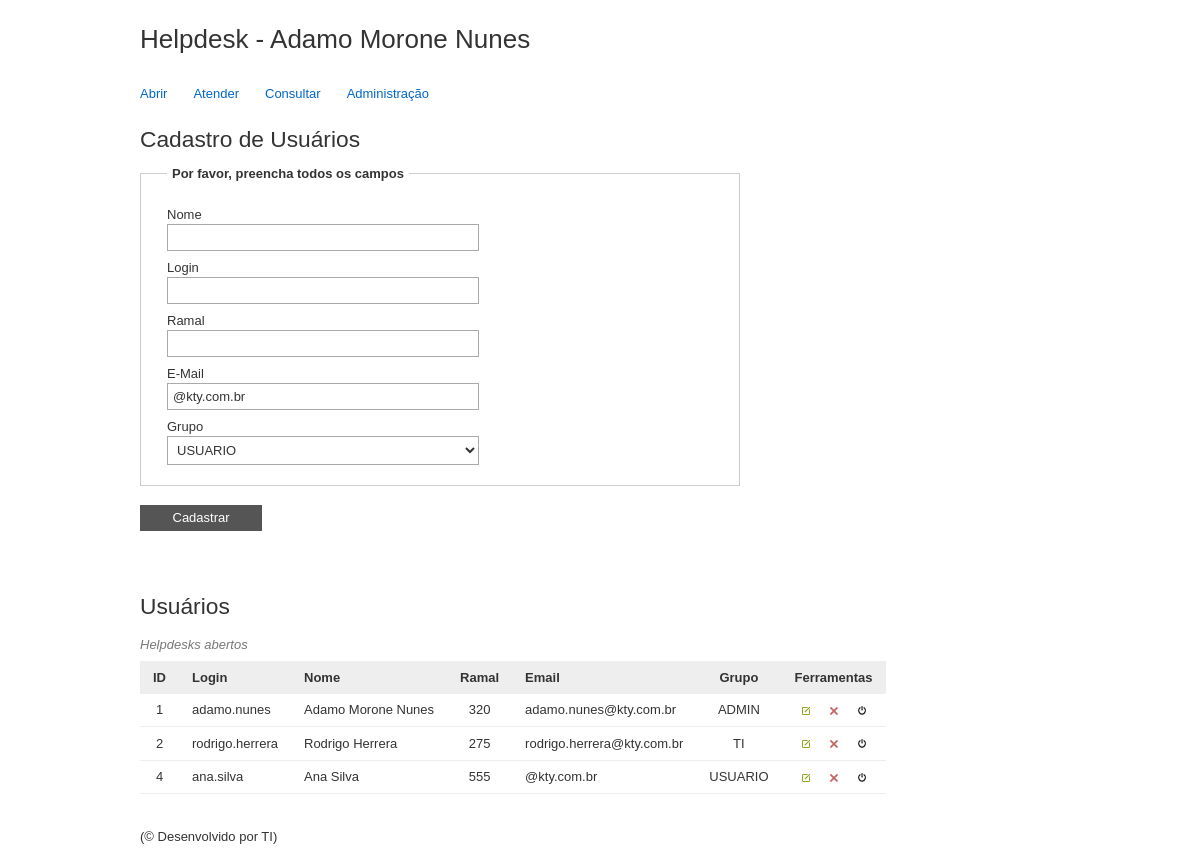
The page /usuarios.php (signed in) on the database its author committed.
### tables this page shows
CREATE TABLE IF NOT EXISTS `tb_usuario` (
  `id` int(11) NOT NULL AUTO_INCREMENT,
  `login` varchar(50) NOT NULL,
  `senha` varchar(500) NOT NULL,
  `grupo` varchar(20) NOT NULL,
  `nome` varchar(100) NOT NULL,
  `ramal` varchar(5) NOT NULL,
  `email` varchar(100) NOT NULL,
  `status` varchar(10) NOT NULL,
  PRIMARY KEY (`id`)
);

### class/master.inc.php (called while the page is built, shortened)
<?php
	if (!function_exists('conectaComBanco')):
		function conectaComBanco($forcarContrato='')
		{
			$conexao = @new mysqli('localhost', 'root', '', 'helpdesk_comos');
			return $conexao;
		}
	endif;
	include_once PATH_HELPDESK . '/class/Usuario.php';

### class/Usuario.php (called while the page is built, shortened)
<?php
include_once "usuarioDAO.php";
class Usuario{
	public function GetTodosUsuarios(){
		$usuarioDAO = new UsuarioDAO();
		return $usuarioDAO->GetTodosUsuariosDAO();
	}
}

### class/UsuarioDAO.php (called while the page is built, shortened)
<?php
include_once 'master.inc.php';
class UsuarioDAO{
	private $_conexao;
	function __construct(){
		$this->_conexao = conectaComBanco();
	}
	public function GetTodosUsuariosDAO(){
		$sqlStr = "SELECT id, login, nome, grupo, ramal, email FROM tb_usuario WHERE status = 'ATIVO' ORDER BY id";
		$result = mysqli_query($this->_conexao, $sqlStr);
		if($result){
			while($r=$result->fetch_assoc()){
				$users[] =  Array('id'=>$r['id'], 'login'=> $r['login'], 'nome'=>$r['nome'], 'grupo'=>$r['grupo'], 'ramal'=> $r['ramal'], 'email' => $r['email'],);
			}
		}
		return $users;
	}
}

### usuarios.php (the view, shortened to what this page needs)
<?php
	include_once 'class/master.inc.php';
	$usuario 	= new Usuario();
	$tplScripts .= '<script type="text/javascript" src="js/usuarios.js"></script>';
	$tplScripts .= '<link rel="stylesheet" href="css/usuarios.css" media="screen" />';
	$tplScripts .= '<link rel="stylesheet" href="css/impromptu.css" media="screen" />';
	$users = $usuario->GetTodosUsuarios();
	if($users):
		foreach($users as $u):
			$tplUsers .= '<tr><td class="center">'.$u['id'].'</td><td>'.$u['login']. '</td><td>' .
							$u['nome'] . '</td><td class="center">' . $u['ramal']. '</td><td>' . $u['email'] .
							'</td><td class="center">' . $u['grupo'] .
							"</td><td class='center' colspan='3'><img src='images/edit.mini.png' class='alterar tooltip' title='Alterar'/><img id=".$u['id']." class='deletar tooltip' title='Excluir' src='images/delete.mini.png'/>".
							"<img id=".$u['id']." class='resetar tooltip' title='Resetar Senha' src='images/reset.mini.png'/></td></tr>";
		endforeach;
	endif;

### css/easy.css (style rules this page uses)
html, body { margin:0;padding:0; }
h1, h2, h3, h4, h5, h6 { font-weight:normal; margin:0; line-height:1em; }
h1 { font-size:2em;margin-bottom:.5em; }
h2 { font-size:1.75em;margin-bottom:.5142em;padding-top:.2em; }
p, blockquote, ul, ol, dl, form, table, pre { display:block;line-height:inherit;margin:0 0 1.5em 0; }
ul, ol, dl { padding:0; }
li { margin:0 0 0 2em;padding:0;display:list-item;list-style-position:outside; }
img { border:none; }
table { width:100%;border-collapse:collapse; }
th,caption { text-align:left; }
label { display:block; }
fieldset { margin:0;padding:0;border:none; }
legend { font-weight:bold; }
input, select { vertical-align:middle; }
.center { text-align:center; }
body, table, input, textarea, select, li, button { font:1em Helvetica, Arial, Sans-Serif; line-height:1.5em; color:#333; }
body { font-size:13px; background:#fff; text-align:center; }
a, a:visited { text-decoration:none; color:#06C; }
th, td { padding:.5em 1em;line-height:1.5em; }
th { background:#eee; }
td { border-bottom:1px solid #eee; }
caption { font-style:italic;color:#777;margin:.5em 0; }
fieldset { border:1px solid #ccc; padding:1em 2em; margin:0 0 1.5em 0; }
legend { padding:2px 5px; }
form div { margin:.5em 0;clear:both;overflow:hidden; }
input[type="text"], input[type="password"], textarea, .field, .area, select { border:1px solid #aaa; padding:5px; background:#fff; width:300px; line-height:1em; margin:0; }
select { width:312px; }
button { border:none; background:#555; color:#fff; padding:0 2.5em; height:2em; line-height:2em; cursor:pointer; }
#container, .inner { margin:0 auto; width:920px; text-align:left; position:relative; }
#header { position:relative; }
#footer { position:relative; clear:both; }
.content { clear:both; padding:1em 0; }
.main, .secondary, .tertiary, .quaternary { float:left; display:inline; }
.main { width:600px; }
#nav, #nav ul, #nav li { margin:0; }
#nav li { float:left; display:inline; position:relative; line-height:32px; height:32px; margin-right:2em; list-style:none; }
#header h1 { line-height:3em; height:3em; margin:0; }
.inner:after, .content:after, .cols:after, .block:after { content:"."; display:block; height:0; clear:both; visibility:hidden; }
.inner, .content, .cols, .block { display:block;min-height:1%; }

### css/easyprint.css (style rules this page uses)
html, body { margin:0;padding:0; }
h1, h2, h3, h4, h5, h6 { font-weight:normal; margin:0; line-height:1em; }
h1 { font-size:2em;margin-bottom:.5em; }
h2 { font-size:1.75em;margin-bottom:.5142em;padding-top:.2em; }
p, blockquote, ul, ol, dl, form, table, pre { display:block;line-height:inherit;margin:0 0 1.5em 0; }
ul, ol, dl { padding:0; }
li { margin:0 0 0 2em;padding:0;display:list-item;list-style-position:outside; }
img { border:none; }
table { width:100%;border-collapse:collapse; }
th,caption { text-align:left; }
form { display:none; }
.center { text-align:center; }
body, table, input, textarea, select, li, button { font:100% Helvetica, Arial, Sans-Serif; line-height:180%; color:#000; }
body { font-size:13px; background:#fff; margin:0; padding:0; }
a { text-decoration:none; color:#555; }
th, td { padding:8px; }
th { background:#eee; }
td { border-bottom:1px solid #eee; }
caption { font-style:italic;color:#777;margin:.5em 0; }
#header { margin-bottom:1em; border-bottom:1px solid #ccc; padding-bottom:1em; }
#footer { margin-top:1em; border-top:1px solid #ccc; padding-top:1em; position:relative; clear:both; }
#nav, .nav { display:none; }
#header h1 { line-height:50px; height:50px; margin:0; }
.inner:after, .content:after, .cols:after, .fixed:after { content:"."; display:block; height:0; clear:both; visibility:hidden; }
.inner, .content, .cols, .fixed { display:block;min-height:1%; }

### css/usuarios.css (style rules this page uses)
#usuarios { width:900px; }
.center { text-align:center; }
.deletar, .resetar { cursor: pointer; margin-left:20px; }

### rows shown on the page
tb_usuario: id "1", login "adamo.nunes", nome "Adamo Morone Nunes", ramal "320", email "adamo.nunes@kty.com.br", grupo "ADMIN"
tb_usuario: id "2", login "rodrigo.herrera", nome "Rodrigo Herrera", ramal "275", email "rodrigo.herrera@kty.com.br", grupo "TI"
tb_usuario: id "4", login "ana.silva", nome "Ana Silva", ramal "555", email "@kty.com.br", grupo "USUARIO"
